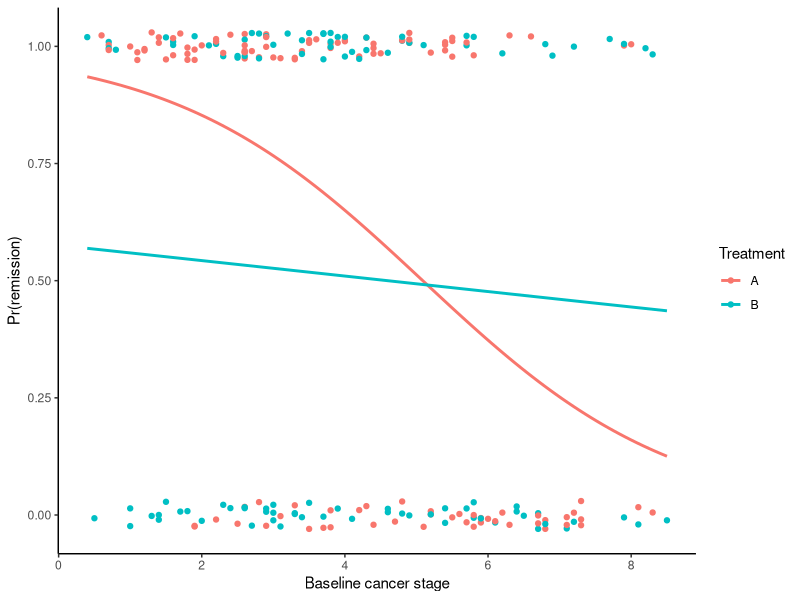

Here is the R script that generated this plot:
## ---- chunk 1
rem <- read.table("Data/remission.txt", header = TRUE)   # columns: trt (A/B), stage, remit (0/1)

tab <- with(rem, table(trt, rem))
chisq.test(tab)


## ---- chunk 2
library(ggplot2)

m1 <- glm(rem ~ trt*prog, family = binomial, data = rem)

m2 <- glm(rem ~ trt + prog, family = binomial, data = rem)
anova(m1, m2, test = "LRT")

## ---- chunk 3

newdat <- expand.grid(
  trt   = c("A", "B"),
  prog = seq(min(rem$prog), max(rem$prog), length.out = 100)
)

newdat$pr <- predict(m1, newdata = newdat, type = "response")

ggplot(rem, aes(prog, rem, colour = trt)) +
  geom_jitter(height = .03, width = 0) +
  geom_line(data = newdat, aes(prog, pr, colour = trt), size = 1) +
  labs(x = "Baseline cancer stage",
       y = "Pr(remission)",
       colour = "Treatment") +
  theme_classic()

